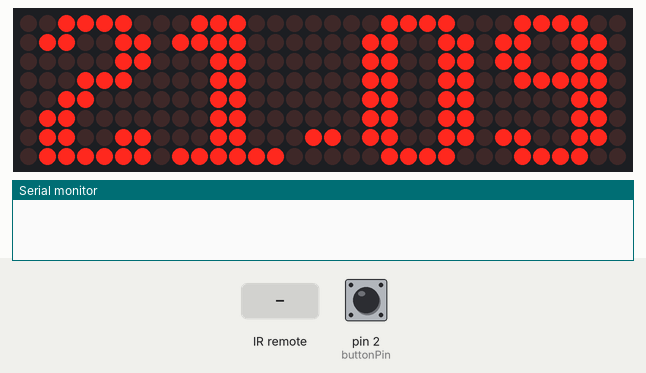
A sketch run on a simulated Arduino Uno, built with avr-gcc and run on an emulated ATmega328P. On the bench: 32×8 LED matrix, the last lines printed to the serial monitor. The test bench sets the inputs (shaded band); at power-on: pin 2 (buttonPin) LOW. The local clock reads 2024-03-15 10:24:30 at power-on unless the sketch sets it.

Above: at 1.2 s.
1.3 s: pin 2 (buttonPin) pulled HIGH for 1 s
At 2.08 s:
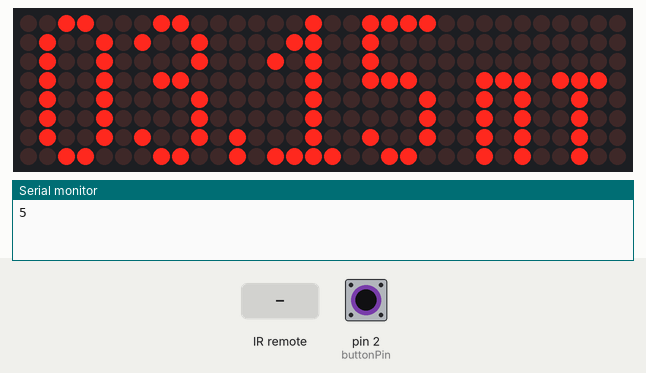
2.9 s: infrared code 0xFF6897 received
At 5.4 s:
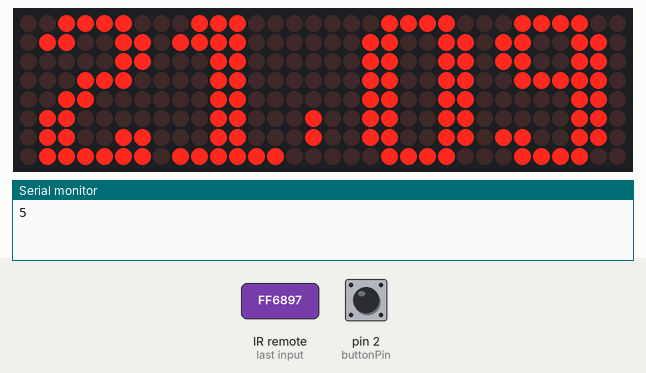
5.9 s: pin 2 (buttonPin) pulled HIGH for 0.15 s
At 6.55 s:
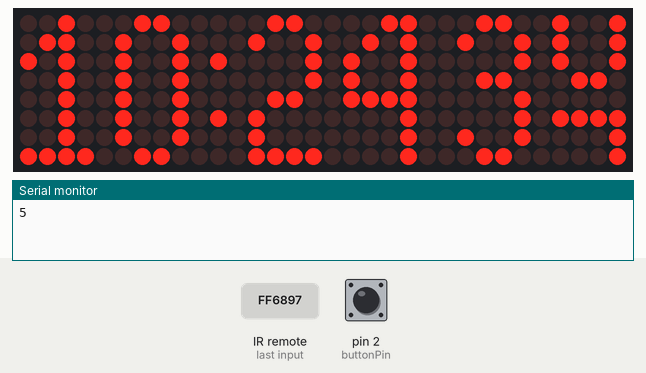
6.6 s: pin 2 (buttonPin) pulled HIGH for 3.2 s
At 11.2 s:
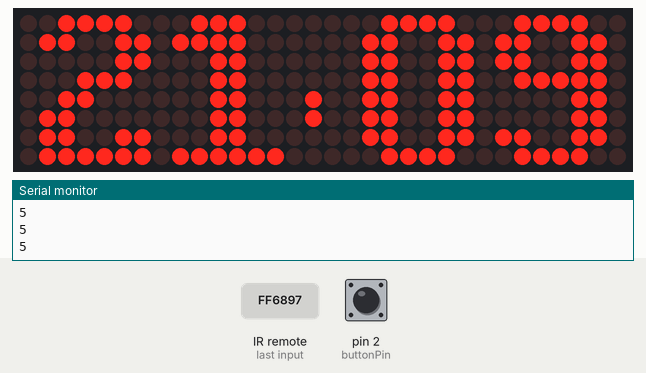
11.5 s: infrared code 0xFF9867 received
At 11.87 s:
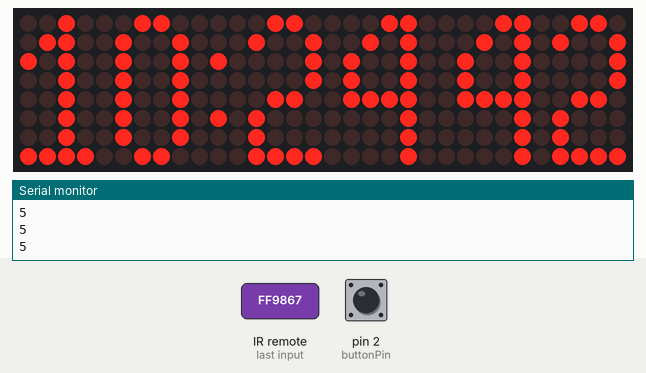
13.6 s: infrared code 0xFF6897 received
At 15.7 s:
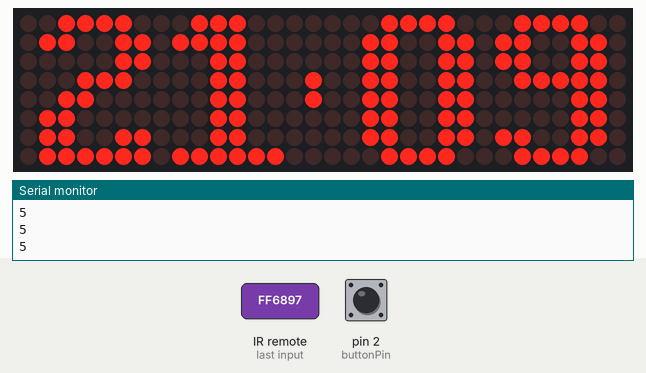
Timing chart, 0 to 17.2 s (numbered marks = the images above; inputs shaded):
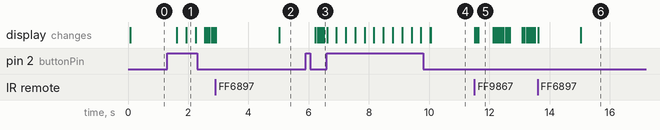

The sketch:

chasy.ino
```cpp
#include <Adafruit_GFX.h>
#include <Max72xxPanel.h>
#include <DS1307RTC.h>
#include "IRremote.h"

#define pinCS 10 // Подключаем CS к 10-му пину, DIN к MOSI и CLK к SCK
#define buttonPin 2
#define numberOfHorizontalDisplays 1 // Количество модулей по горизонтали
#define numberOfVerticalDisplays 4 // Количество модулей по вертикали

IRrecv irrecv(3); // указываем вывод, к которому подключен приемник
decode_results results;

int prirost,prirost2,stsec;
int pr1,pr2,pr3,pr4,pr5;

int buttonState = 0;         // переменная для хранения состояния кнопки
int Rezhim =0;

Max72xxPanel matrix = Max72xxPanel(pinCS, numberOfHorizontalDisplays, numberOfVerticalDisplays);

unsigned long timing;
tmElements_t tm;


#include "my_cifry.h"

void setup() {

  // инициализируем пин, подключенный к кнопке, как вход
  pinMode(buttonPin, INPUT);

  Serial.begin(9600);
  irrecv.enableIRIn(); // запускаем прием

  matrix.setIntensity(3); // Яркость от 0 до 15
  matrix.setRotation(matrix.getRotation()+1); //1 - 90  2 - 180   3 - 270
  prirost=0;
}

void loop() {

if ( irrecv.decode( &results )) { // если данные пришли
    switch ( results.value ) {
    case 0xFF6897:// 1
        Rezhim=0;
        break;
    case 0xFF9867:
        Rezhim=1;
        break;
    case 0xFFB04F:
        Rezhim=2;
        break;


    }
    irrecv.resume(); // принимаем следующую команду
  }

  // считываем значения с входа кнопки
  buttonState = digitalRead(buttonPin);

  // проверяем нажата ли кнопка
  if (buttonState == HIGH) {
    Rezhim++;
    delay(300);
  }

if( Rezhim>2)  Rezhim=0;
if( Rezhim==0) RezhimBig();
if( Rezhim==1) RezhimSchet();
if( Rezhim==2) RezhimData();

if (millis() - timing > 60)
{
  timing = millis();
   RTC.read(tm);
   if (tm.Second != stsec)
   {
     stsec = tm.Second;
     prirost =0;
   } else prirost ++;
   if ( prirost >9) prirost=9;
     prirost2 = tm.Second/5;
 }
}

void PutCifra(int i,int p, int n)
{
   p=p*9+8;
    for ( int y = 0; y < 8; y++ ) {
       if ((y+n)>p) n=-y;
        for ( int x = 0; x < 8; x++ ) {
            // зажигаем x-й пиксель в y-й строке
            matrix.drawPixel(x+i, y, data[y+n] & (1<<(7-x)));

        }
    }
}

void RezhimSchet()
{

 pr1=0;
 pr2=0;
 pr3=0;
 pr4=0;
 pr5=0;

int k = 9;
if ( (tm.Second % 10)==9)
{
  pr5 = prirost ;
  if ( tm.Second ==59)
  {
    pr4 = prirost ;
    if ( (tm.Minute % 10)==9)
    {
      pr3 = prirost ;
      if ( tm.Minute ==59)
      {
        pr2 = prirost ;
        if ( (tm.Hour % 10)==9)   pr1 = prirost ;
        if ( tm.Hour == 23) {  pr1 = prirost ; k = 3; }

      }
    }
  }
}
    matrix.fillScreen(LOW); // очистка матрицы


PutCifra(0,  2,(tm.Hour   / 10)*9 + pr1);
PutCifra(5,  k,(tm.Hour   % 10)*9 + pr2);
PutCifra(10, 100, 10*8+ 90);
PutCifra(12, 5,(tm.Minute / 10)*9 + pr3);
PutCifra(17, 9,(tm.Minute % 10)*9 + pr4);
PutCifra(23, 5,(tm.Second / 10)*9 + pr5);
PutCifra(28, 9,(tm.Second % 10)*9 + prirost );

 matrix.write(); // Вывод сообщения на экран

}

void RezhimBig()
{


tm.Hour =21;
tm.Minute =9;

matrix.fillScreen(LOW); // очистка матрицы
PutCifra(1,    100, (tm.Hour   / 10)*8+ BigCifr);
PutCifra(8,    100, (tm.Hour   % 10)*8+ BigCifr);

if (prirost2 == 0) PutCifra(15,   100, mySym + 13); else
  if (prirost2 == 6) PutCifra(15,   100, mySym + 8); else
    if (prirost2 < 6) PutCifra(16,   100, mySym + 26 - prirost2 ); else
      PutCifra(15,   100, mySym + 14 + prirost2 );
PutCifra(18,   100, (tm.Minute / 10)*8+ BigCifr);
PutCifra(25,   100, (tm.Minute % 10)*8+ BigCifr);
matrix.write(); // Вывод сообщения на экран
}


void RezhimData()
{

    int a = (14 - tm.Month) / 12;
    int y = tmYearToCalendar(tm.Year) - a;
    int m = tm.Month + 12 * a - 2;
    int d_n = (tm.Day + y + y / 4 - y / 100 + y / 400 + (31 * m) / 12) % 7;

Serial.println(d_n);
matrix.fillScreen(LOW); // очистка матрицы
PutCifra(1,  100,(tm.Month   / 10)*9 );
PutCifra(6,  100,(tm.Month   % 10)*9 );
PutCifra(11, 100, 7*8 + SymDN);
PutCifra(13, 100,(tm.Day / 10)*9 );
PutCifra(18, 100,(tm.Day % 10)*9 );
PutCifra(24, 100,d_n*8 + SymDN);
matrix.write(); // Вывод сообщения на экран


  }
```

my_cifry.h
```cpp
const int BigCifr = 10*9;
const int mySym = BigCifr+10*8;
const int SymDN = mySym+32;


 const byte data[] = {
  //0
    0b01100000,
    0b10010000,
    0b10010000,
    0b10010000,
    0b10010000,
    0b10010000,
    0b10010000,
    0b01100000,
    0,

  //1
    0b00100000,
    0b01100000,
    0b10100000,
    0b00100000,
    0b00100000,
    0b00100000,
    0b00100000,
    0b11110000,
    0,

  //2
    0b01100000,
    0b10010000,
    0b00010000,
    0b00010000,
    0b01100000,
    0b10000000,
    0b10000000,
    0b11110000,
    0,

  //3
    0b01100000,
    0b10010000,
    0b00010000,
    0b01100000,
    0b00010000,
    0b00010000,
    0b10010000,
    0b01100000,
    0,

  //4
    0b00110000,
    0b01010000,
    0b10010000,
    0b10010000,
    0b11110000,
    0b00010000,
    0b00010000,
    0b00010000,
    0,

  //5
    0b11110000,
    0b10000000,
    0b10000000,
    0b11100000,
    0b00010000,
    0b00010000,
    0b10010000,
    0b01100000,
    0,

  //6
    0b01100000,
    0b10000000,
    0b10000000,
    0b11100000,
    0b10010000,
    0b10010000,
    0b10010000,
    0b01100000,
    0,

  //7
    0b11110000,
    0b00010000,
    0b00010000,
    0b00100000,
    0b01000000,
    0b01000000,
    0b01000000,
    0b01000000,
    0,

  //8
    0b01100000,
    0b10010000,
    0b10010000,
    0b01100000,
    0b10010000,
    0b10010000,
    0b10010000,
    0b01100000,
    0,

  //9
    0b01100000,
    0b10010000,
    0b10010000,
    0b10010000,
    0b01110000,
    0b00010000,
    0b00010000,
    0b01100000,
    0,


     //00
    0b01111000,
    0b11001100,
    0b11001100,
    0b11001100,
    0b11001100,
    0b11001100,
    0b11001100,
    0b01111000,

  //11
    0b01110000,
    0b11110000,
    0b00110000,
    0b00110000,
    0b00110000,
    0b00110000,
    0b00110000,
    0b11111100,

  //22
    0b01111000,
    0b11001100,
    0b00001100,
    0b00111000,
    0b01100000,
    0b11000000,
    0b11001100,
    0b11111100,
  //3
    0b01111000,
    0b11001100,
    0b00001100,
    0b00111000,
    0b00001100,
    0b00001100,
    0b11001100,
    0b01111000,

  //44
    0b11001100,
    0b11001100,
    0b11001100,
    0b01111100,
    0b00001100,
    0b00001100,
    0b00001100,
    0b00001100,
  //55
    0b11111100,
    0b11001100,
    0b11000000,
    0b11111000,
    0b00001100,
    0b00001100,
    0b11001100,
    0b01111000,

  //66
    0b01111000,
    0b11001100,
    0b11000000,
    0b11111000,
    0b11001100,
    0b11001100,
    0b11001100,
    0b01111000,

  //77
    0b11111100,
    0b11001100,
    0b00001100,
    0b00011000,
    0b00110000,
    0b00110000,
    0b00110000,
    0b00110000,


  //88
    0b01111000,
    0b11001100,
    0b11001100,
    0b01111000,
    0b11001100,
    0b11001100,
    0b11001100,
    0b01111000,

  //99
    0b01111000,
    0b11001100,
    0b11001100,
    0b01111100,
    0b00001100,
    0b00001100,
    0b11001100,
    0b01111000,

    0b00000000,
    0b00000000,
    0b10000000,
    0b00000000,
    0b00000000,
    0b10000000,
    0b00000000,
    0b00000000,

    0b00000000,
    0b00000000,
    0b00000000,
    0b00000000,
    0b00000000,
    0b00000000, //00,30 минут
    0b11000000,
    0b00000000,
    0b00000000,
    0b00000000,
    0b00000000,
    0b00000000,
    0b00000000,


    0b00000000,
    0b00000000,
    0b00000000,
    0b00000000,
    0b00000000, //
    0b10000000,
    0b10000000,
    0b00000000,
    0b00000000,
    0b00000000,
    0b00000000,

    0,0,0,
    0b11000100, //вс
    0b10101010,
    0b11001000,
    0b10101010,
    0b11000100,

    0,0,0,
    0b11101010, //пн
    0b10101010,
    0b10101110,
    0b10101010,
    0b10101010,

    0,0,0,
    0b11001110, //вт
    0b10100100,
    0b11000100,
    0b10100100,
    0b11000100,

    0,0,0,
    0b11101100, //ср
    0b10001010,
    0b10001100,
    0b10001000,
    0b11101000,

    0,0,0,
    0b10101110, //чт
    0b10100100,
    0b01100100,
    0b00100100,
    0b00100100,

    0,0,0,
    0b11101110, //пт
    0b10100100,
    0b10100100,
    0b10100100,
    0b10100100,

    0,0,0,
    0b11101110, //сб
    0b10001000,
    0b10001100,
    0b10001010,
    0b11101100,

    0,0,0,
    0b00000000, // /
    0b00000000,
    0b00000000,
    0b10000000,
    0b10000000


    };
```

Measured:
- after the input at 1.3 s, the display: first changes after 0.32 s (image 1 shows a later state)
- after the input at 2.9 s, the display: first changes at once (image 2 shows a later state)
- after the input at 5.9 s, the display: first changes after 0.31 s (image 3 shows a later state)
- after the input at 11.5 s, the display: first changes at once (image 5 shows a later state)
- after the input at 13.6 s, the display: first changes at once (image 6 shows a later state)
- what the display in image 5 shows lasts 0.5 s, from 11.6 s to 12.1 s
